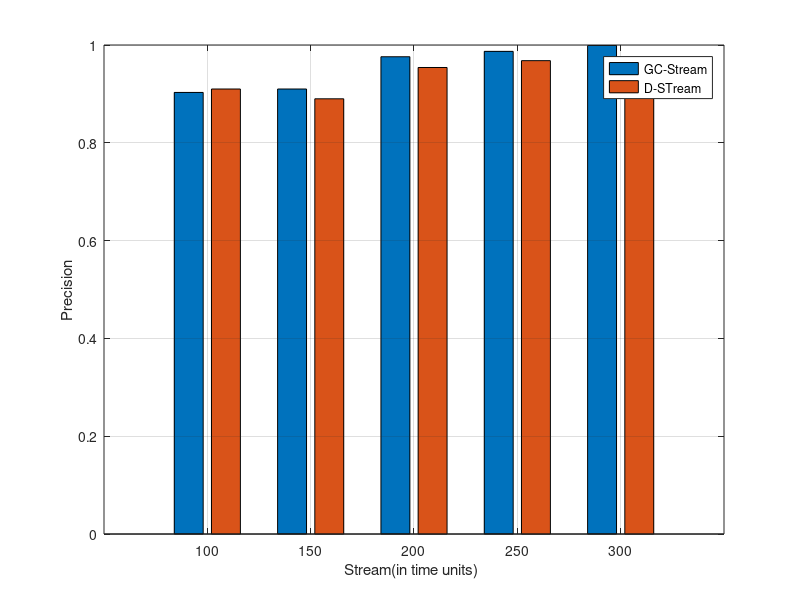

The MATLAB source for this figure:
y=[0.903 0.91;0.91 0.89; 0.976 0.954; 0.987 0.968;0.999 0.946];
b=bar(y);
grid on;
ch = get(b,'children');
set(gca,'XTickLabel',{'100','150','200','250','300'})
%set(ch,'FaceVertexCData',[1 0 1;0 0 0;])
legend('GC-Stream','D-STream');
xlabel('Stream(in time units) ');
ylabel('Precision');